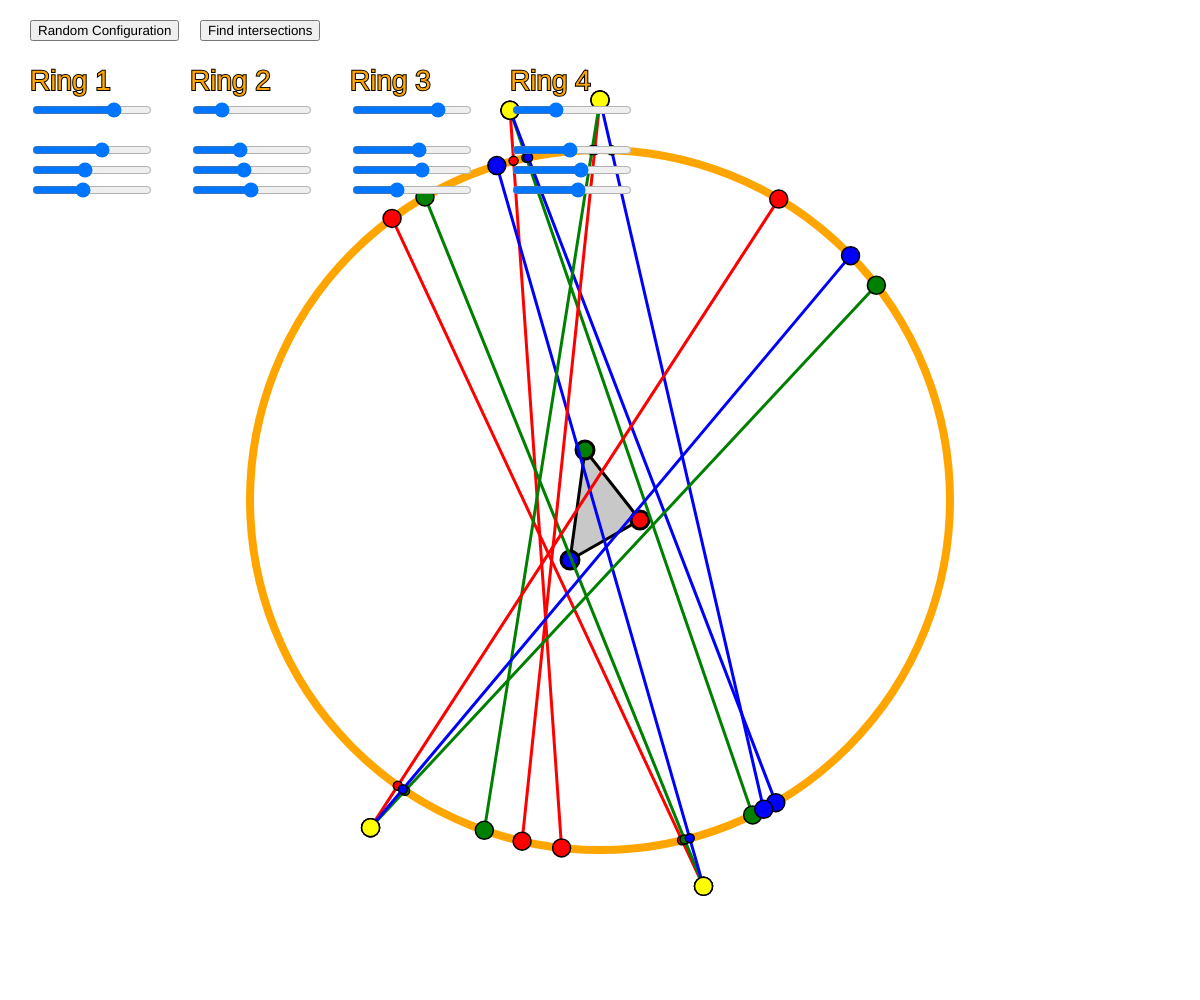
Frame 1 (no input)
Frame 60 (no input): identical to frame 1, image omitted
Frame 120 (the mouse pressed at the canvas centre since frame 60): identical to frame 1, image omitted

The p5.js sketch that drew this single still picture (run headless with seeded random() and noise() and a simulated clock; from frame 60 on, the mouse is pressed at the canvas centre):

// p5.js sketch
// ── sketch.js
let shapePoints = [];
let ringSliders = [];
let raySliders = [];
let rayColors = ['red', 'green', 'blue'];
let ringRadius = 0;
let focalLength = 50;
let ringWidth = 8;
let dotSize = 18;
let lineWidth = 6;
let nbRings = 4;
let nbRays = rayColors.length;
let solveButton;
let resetButton;

function setup() {

    createCanvas(windowWidth, windowHeight);
    textSize(28);

    ringRadius = 0.7 * min(windowWidth, windowHeight) / 2;

    for (let i = 0; i < nbRings; i++) {
        slider = createSlider(-180, 180, random(-180, 180));
        slider.position(30 + 160 * i, 100);
        slider.style('width', '120px');
        ringSliders.push(slider);
    }

    resetButton = createButton('Random Configuration');
    resetButton.position(30, 20);
    resetButton.mousePressed(resetRings);

    solveButton = createButton('Find intersections');
    solveButton.position(200, 20);
    solveButton.mousePressed(solveRings);

    for (let i = 0; i < nbRings; i++) {
        let ringRaySliders = [];
        for (let j = 0; j < nbRays; j++) {
            slider = createSlider(-45, 45, random(-15, 15));
            slider.position(30 + 160 * i, 120 + 20 * (j + 1));
            slider.style('width', '120px');
            slider.addClass('ray-slider slider-' + rayColors[j]);
            ringRaySliders.push(slider);
        }
        raySliders.push(ringRaySliders);
    }

    shapePoints.push(createVector(40, 20));
    shapePoints.push(createVector(-15, -50));
    shapePoints.push(createVector(-30, 60));
    shapePoints.push(createVector(-40, 90));
    shapePoints.push(createVector(30, 60));

}

function windowResized() {
    resizeCanvas(windowWidth, windowHeight);
}

function draw() {
    background('white');

    for (let i = 0; i < nbRings; i++) {
        fill('orange');
        stroke('black');
        strokeWeight(2);
        text('Ring ' + str(i + 1), 30 + 160 * i, 90);
    }

    translate(width / 2, height / 2);

    fill(200);
    stroke(0);
    strokeWeight(lineWidth / 2);
    beginShape();
    for (let i = 0; i < nbRays; i++) {
        let corner = shapePoints[i];
        vertex(corner.x, corner.y);
    }
    endShape(CLOSE);

    for (let i = 0; i < nbRays; i++) {
        let corner = shapePoints[i];
        fill(rayColors[i]);
        ellipse(corner.x, corner.y, dotSize, dotSize);
    }

    noFill();
    stroke('orange');
    strokeWeight(ringWidth);
    circle(0, 0, ringRadius * 2);

    for (let i = 0; i < nbRings; i++) {
        let ringRaySliders = raySliders[i];
        let ringAngle = deg2rad(ringSliders[i].value());
        for (let j = 0; j < nbRays; j++) {
            // let positions = getRayPosition(ringAngle, solveRingPosition(ringAngle, shapePoints[j]));
            let positions = getRayPosition(ringAngle, deg2rad(ringRaySliders[j].value()));
            drawRay(positions, rayColors[j]);
        }
    }

}

function solveRings() {
    for (let i = 0; i < nbRings; i++) {
        let ringRaySliders = raySliders[i];
        let ringAngle = deg2rad(ringSliders[i].value());
        for (let j = 0; j < nbRays; j++) {
            let a = rad2deg(solveRingPosition(ringAngle, shapePoints[j]));
            console.log(j, '>', a);
            ringRaySliders[j].value(a);
        }
    }
}

function resetRings() {
    for (let i = 0; i < nbRings; i++) {
        ringSliders[i].value(random(-180, 180));
    }
}

function deg2rad(angle) {
    return angle / 180 * PI;
}

function rad2deg(angle) {
    return angle / PI * 180;
}
function rotateCoordinates(pos, angle) {
    r = sqrt(pos.x ** 2 + pos.y ** 2)
    theta = atan2(pos.y, pos.x) + angle;
    x = cos(theta) * r;
    y = sin(theta) * r;

    return createVector(x, y);
}

function solveRingPosition(ringAngle, targetPoint) {

    let focalPoint = createVector(- ringRadius - focalLength, 0);
    focalPoint = rotateCoordinates(focalPoint, ringAngle);

    let toTargetPoint = p5.Vector.sub(targetPoint, focalPoint);

    return atan2(toTargetPoint.y, toTargetPoint.x) - ringAngle;
}

function getRayPosition(ringAngle, rayAngle) {

    let focalPoint = createVector(- ringRadius - focalLength, 0);
    focalPoint = rotateCoordinates(focalPoint, ringAngle);

    let wrt_focalPoint = createVector(cos(rayAngle), sin(rayAngle)).mult(ringRadius);
    wrt_focalPoint = rotateCoordinates(wrt_focalPoint, ringAngle);

    let wrt_ringCenter = p5.Vector.add(focalPoint, wrt_focalPoint);

    let intersectionPoints = intersectLineCircle(focalPoint, wrt_ringCenter, createVector(0, 0), ringRadius);

    return [focalPoint, intersectionPoints[0], intersectionPoints[1]];

}

function drawRay(positions, color) {

    let focalPoint = positions[0];
    let intersectionPoint1 = positions[1];
    let intersectionPoint2 = positions[2];

    stroke(color);
    strokeWeight(lineWidth - 3);
    line(focalPoint.x, focalPoint.y, intersectionPoint2.x, intersectionPoint2.y);

    ellipseMode(CENTER);
    stroke('black');
    strokeWeight(1.5);
    fill(color);
    ellipse(intersectionPoint1.x, intersectionPoint1.y, dotSize * 0.5, dotSize * 0.5);
    ellipse(intersectionPoint2.x, intersectionPoint2.y, dotSize, dotSize);
    fill('yellow');
    ellipse(focalPoint.x, focalPoint.y, dotSize, dotSize);
}

function euclideanDistance(x1, x2) {
    return dist(x1.x, x1.y, x2.x, x2.y);
}

function intersectLineCircle(p1, p2, cpt, r) {

    // https://stackoverflow.com/questions/57891494/how-to-calculate-intersection-point-of-a-line-on-a-circle-using-p5-js

    let sign = function (x) { return x < 0.0 ? -1 : 1; };

    let x1 = p5.Vector.sub(p1, cpt);
    let x2 = p5.Vector.sub(p2, cpt);

    let dv = p5.Vector.sub(x2, x1)
    let dr = dv.mag();
    let D = x1.x * x2.y - x2.x * x1.y;

    let di = r * r * dr * dr - D * D;
    let t = sqrt(di);

    let ip1 = createVector(D * dv.y + sign(dv.y) * dv.x * t, -D * dv.x + abs(dv.y) * t).div(dr * dr).add(cpt);
    let ip2 = createVector(D * dv.y - sign(dv.y) * dv.x * t, -D * dv.x - abs(dv.y) * t).div(dr * dr).add(cpt);

    d1 = euclideanDistance(p1, ip1);
    d2 = euclideanDistance(p1, ip2);

    if (d1 < d2)
        return [ip1, ip2];
    else
        return [ip2, ip1];
}
